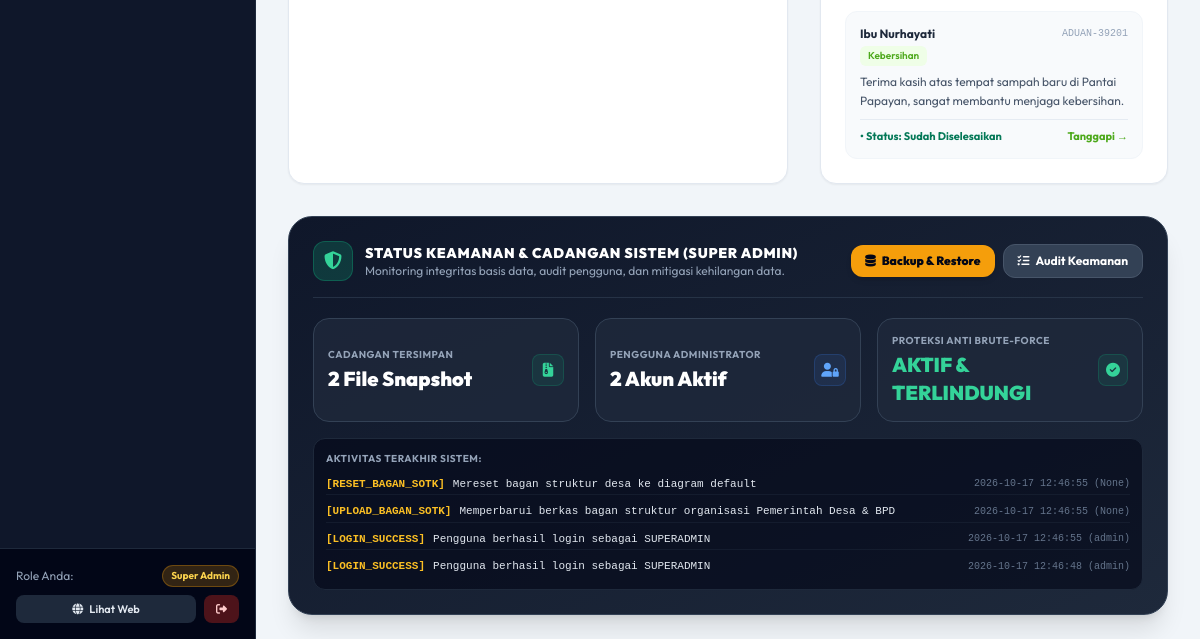
Page /admin (signed in, lower part) on the earlier database version.
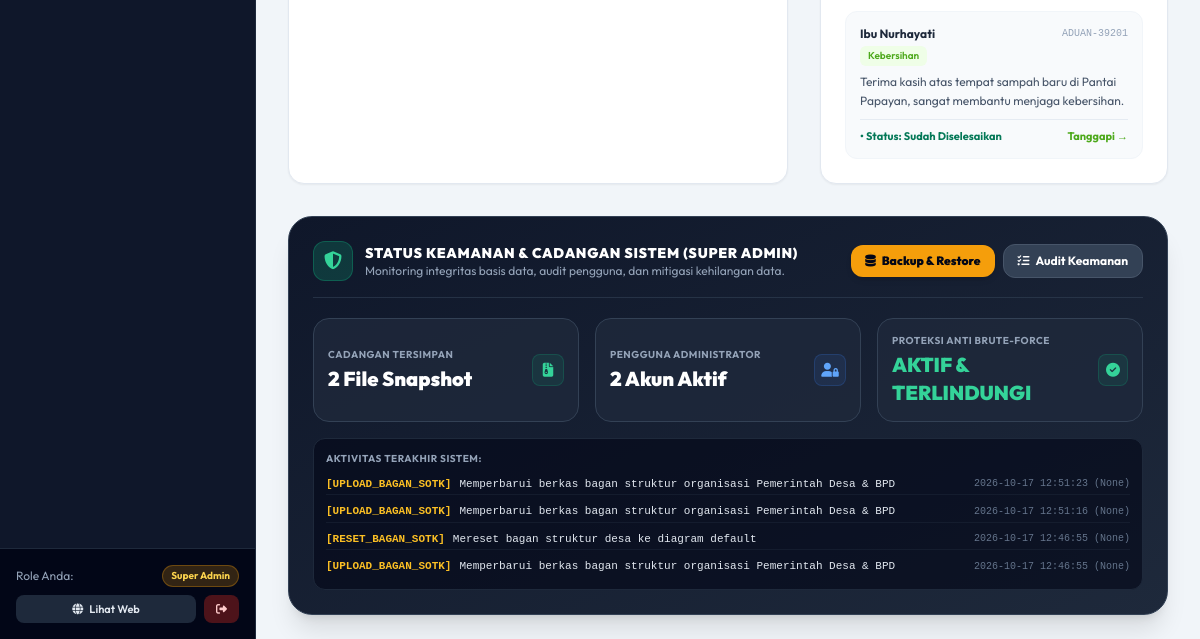
Same page on the later database version.
### tables this page shows
CREATE TABLE pengaduan (
        id INTEGER PRIMARY KEY AUTOINCREMENT,
        no_tiket TEXT UNIQUE NOT NULL,
        nama TEXT NOT NULL,
        kontak TEXT NOT NULL,
        kategori TEXT NOT NULL,
        pesan TEXT NOT NULL,
        status TEXT DEFAULT 'Menunggu',
        tanggapan_admin TEXT,
        created_at TIMESTAMP DEFAULT CURRENT_TIMESTAMP
    , lampiran TEXT, uraian_tindak_lanjut TEXT);

CREATE TABLE activity_logs (
        id INTEGER PRIMARY KEY AUTOINCREMENT,
        user_id INTEGER,
        username TEXT,
        action TEXT NOT NULL,
        details TEXT,
        ip_address TEXT,
        user_agent TEXT,
        created_at TIMESTAMP DEFAULT CURRENT_TIMESTAMP
    );

### app.py (the view)
@app.route('/admin')
@login_required
def admin_dashboard():
    conn = get_db()
    cursor = conn.cursor()
    cursor.execute("SELECT COUNT(*) FROM layanan_surat")
    total_surat = cursor.fetchone()[0] or 0
    cursor.execute("SELECT COUNT(*) FROM layanan_surat WHERE status = 'Menunggu'")
    surat_pending = cursor.fetchone()[0] or 0
    cursor.execute("SELECT COUNT(*) FROM layanan_surat WHERE status = 'Diproses'")
    surat_proses = cursor.fetchone()[0] or 0
    cursor.execute("SELECT COUNT(*) FROM layanan_surat WHERE status = 'Selesai'")
    surat_selesai = cursor.fetchone()[0] or 0
    cursor.execute("SELECT COUNT(*) FROM pengaduan")
    total_aduan = cursor.fetchone()[0] or 0
    cursor.execute("SELECT COUNT(*) FROM pengaduan WHERE status = 'Belum Ditanggapi' OR status = 'Menunggu'")
    aduan_pending = cursor.fetchone()[0] or 0
    cursor.execute("SELECT COUNT(*) FROM pengaduan WHERE status = 'Perlu Perlakuan Khusus'")
    aduan_khusus = cursor.fetchone()[0] or 0
    cursor.execute("SELECT COUNT(*) FROM pengaduan WHERE status = 'Sudah Diselesaikan' OR status = 'Selesai'")
    aduan_selesai = cursor.fetchone()[0] or 0
    cursor.execute("SELECT COUNT(*) FROM berita")
    total_berita = cursor.fetchone()[0] or 0
    cursor.execute("SELECT COUNT(*) FROM umkm")
    total_umkm = cursor.fetchone()[0] or 0
    cursor.execute("SELECT COUNT(*) FROM wisata")
    total_wisata = cursor.fetchone()[0] or 0
    cursor.execute("SELECT COUNT(*) FROM buku_publikasi")
    total_publikasi = cursor.fetchone()[0] or 0
    cursor.execute("SELECT COUNT(*) FROM perangkat_desa")
    total_perangkat = cursor.fetchone()[0] or 0
    cursor.execute("SELECT * FROM statistik WHERE total_penduduk > 0 ORDER BY tahun DESC LIMIT 1")
    stat_row = cursor.fetchone()
    if not stat_row:
        cursor.execute("SELECT * FROM statistik ORDER BY tahun DESC LIMIT 1")
        stat_row = cursor.fetchone()
    stat_penduduk = dict(stat_row or {})
    cursor.execute("SELECT COUNT(*) FROM statistik_sls WHERE tahun = ?", (stat_penduduk.get('tahun', 2026),))
    total_sls = cursor.fetchone()[0] or 26
    tahun_stat = stat_penduduk.get('tahun', 2026)
    cursor.execute("SELECT SUM(anak_stunting), SUM(jumlah_anak_balita) FROM statistik_stunting WHERE tahun = ?", (tahun_stat,))
    stunt_res = cursor.fetchone()
    total_stunting = (stunt_res[0] if stunt_res and stunt_res[0] is not None else 0)
    total_balita = (stunt_res[1] if stunt_res and stunt_res[1] is not None else 0)
    cursor.execute("SELECT SUM(anak_gizi_buruk) FROM statistik_gizi_buruk WHERE tahun = ?", (tahun_stat,))
    gizi_res = cursor.fetchone()
    total_gizi_buruk = (gizi_res[0] if gizi_res and gizi_res[0] is not None else 0)
    cursor.execute("SELECT SUM(anak_yatim), SUM(anak_piatu), SUM(yatim_piatu) FROM statistik_anak WHERE tahun = ?", (tahun_stat,))
    anak_res = cursor.fetchone()
    anak_yatim = (anak_res[0] if anak_res and anak_res[0] is not None else 0)
    anak_piatu = (anak_res[1] if anak_res and anak_res[1] is not None else 0)
    anak_yp = (anak_res[2] if anak_res and anak_res[2] is not None else 0)
    total_yatim_semua = anak_yatim + anak_piatu + anak_yp
    cursor.execute("SELECT * FROM apbdes WHERE id = 1")
    apbdes_row = cursor.fetchone()
    apbdes_data = dict(apbdes_row or {})
    cursor.execute("SELECT * FROM layanan_surat ORDER BY id DESC LIMIT 5")
    recent_surat = [dict(row) for row in cursor.fetchall()]
    cursor.execute("SELECT * FROM pengaduan ORDER BY id DESC LIMIT 5")
    recent_aduan = [dict(row) for row in cursor.fetchall()]
    cursor.execute("SELECT * FROM activity_logs ORDER BY id DESC LIMIT 4")
    recent_logs = [dict(r) for r in cursor.fetchall()]
    cursor.execute("SELECT COUNT(*) FROM users")
    total_users = cursor.fetchone()[0] or 0
    conn.close()
    backup_dir = os.path.join(os.path.dirname(__file__), 'backups')
    total_backups = len([f for f in os.listdir(backup_dir) if os.path.isfile(os.path.join(backup_dir, f))]) if os.path.exists(backup_dir) else 0
    metrics = {
        'total_surat': total_surat,
        'surat_pending': surat_pending,
        'surat_proses': surat_proses,
        'surat_selesai': surat_selesai,
        'total_aduan': total_aduan,
        'aduan_pending': aduan_pending,
        'aduan_khusus': aduan_khusus,
        'aduan_selesai': aduan_selesai,
        'total_berita': total_berita,
        'total_umkm': total_umkm,
        'total_wisata': total_wisata,
        'total_publikasi': total_publikasi,
        'total_perangkat': total_perangkat,
        'stat_penduduk': stat_penduduk,
        'total_sls': total_sls,
        'total_stunting': total_stunting,
        'total_balita': total_balita,
        'total_gizi_buruk': total_gizi_buruk,
        'total_yatim_semua': total_yatim_semua,
        'anak_yatim': anak_yatim,
        'anak_piatu': anak_piatu,
        'anak_yp': anak_yp,
        'apbdes_data': apbdes_data,
        'total_users': total_users,
        'total_backups': total_backups
    }
    return render_template(
        'admin/dashboard.html',
        metrics=metrics,
        recent_surat=recent_surat,
        recent_aduan=recent_aduan,
        recent_logs=recent_logs
    )

### app.py (called while the page is built)
@app.after_request
def apply_security_headers(response):
    response.headers['X-Content-Type-Options'] = 'nosniff'
    response.headers['X-Frame-Options'] = 'SAMEORIGIN'
    response.headers['X-XSS-Protection'] = '1; mode=block'
    response.headers['Referrer-Policy'] = 'strict-origin-when-cross-origin'
    response.headers['Permissions-Policy'] = 'geolocation=(self)'
    return response

@app.context_processor
def inject_global_data():
    data = {
        'is_superadmin': session.get('role') == 'superadmin',
        'current_role': session.get('role', 'tamu'),
        'current_nama': session.get('nama', 'Pengguna')
    }
    try:
        conn = get_db()
        cursor = conn.cursor()
        cursor.execute("SELECT * FROM profil_desa WHERE id = 1")
        row = cursor.fetchone()
        data['profil_global'] = dict(row or {})
        cursor.execute("SELECT * FROM running_texts WHERE is_active = 1 ORDER BY urutan ASC, id ASC")
        data['running_texts_global'] = [dict(r) for r in cursor.fetchall()]
        conn.close()
    except Exception:
        data['profil_global'] = {}
        data['running_texts_global'] = []
    return data

### templates/admin/dashboard.html (shortened to what the changed rows need)
{% extends "base_admin.html" %}
{% block content %}
<div class="space-y-8">
          {% set selisih = (metrics.apbdes_data.pendapatan_total or 0) - (metrics.apbdes_data.belanja_total or 0) %}
  <div class="grid grid-cols-1 lg:grid-cols-12 gap-8">
    <div class="lg:col-span-5 bg-white rounded-2xl border border-slate-200 p-6 shadow-sm">
      <div class="space-y-3">
        {% for a in recent_aduan %}
        <div class="p-3.5 rounded-xl bg-slate-50 border border-slate-100 text-xs hover:border-purple-200 transition">
          <div class="flex items-center justify-between mb-1">
            <span class="font-bold text-slate-800">{{ a.nama }}</span>
            <span class="text-[10px] font-mono text-slate-400">{{ a.no_tiket }}</span>
          </div>
          <span class="inline-block text-[10px] font-semibold text-brand-700 bg-brand-50 px-2 py-0.5 rounded-md mb-1.5">{{ a.kategori }}</span>
          <p class="text-slate-600 line-clamp-2 leading-relaxed">{{ a.pesan }}</p>
          <div class="mt-2 pt-2 border-t border-slate-200/80 flex items-center justify-between text-[11px]">
            <span class="font-bold {% if a.status == 'Sudah Diselesaikan' or a.status == 'Selesai' %}text-emerald-700{% elif a.status == 'Perlu Perlakuan Khusus' %}text-amber-700{% else %}text-rose-700{% endif %}">
              • Status: {{ a.status }}
            </span>
            <a href="{{ url_for('admin_pengaduan') }}" class="text-brand-700 font-bold hover:underline">Tanggapi &rarr;</a>
          </div>
        </div>
        {% else %}
        <p class="text-xs text-slate-400 text-center py-8">Belum ada aspirasi atau pengaduan warga.</p>
        {% endfor %}
      </div>
    </div>
  </div>
  {% if session.get('role') == 'superadmin' %}
  <div class="bg-gradient-to-br from-slate-900 to-slate-800 rounded-3xl p-6 text-white shadow-xl border border-slate-700">
    {% if recent_logs %}
    <div class="rounded-xl bg-slate-950/60 p-3 border border-slate-800">
      <div class="space-y-1.5 text-[11px] font-mono">
        {% for log in recent_logs %}
        <div class="flex items-center justify-between text-slate-300 py-0.5 border-b border-slate-800/50 last:border-none">
          <span class="flex items-center gap-2">
            <span class="text-amber-400 font-bold">[{{ log.action }}]</span>
            <span class="text-slate-200">{{ log.details or '-' }}</span>
          </span>
          <span class="text-slate-500 text-[10px] whitespace-nowrap">{{ log.created_at }} ({{ log.username }})</span>
        </div>
        {% endfor %}
      </div>
    </div>
    {% endif %}
  </div>
  {% endif %}
</div>
{% endblock %}

Differences in the rows shown:
no longer on this page (row unchanged): activity_logs: action "LOGIN_SUCCESS", details "Pengguna berhasil login sebagai SUPERADMIN", created_at "2026-10-17 12:46:55", username "admin"
no longer on this page (row unchanged): activity_logs: action "LOGIN_SUCCESS", details "Pengguna berhasil login sebagai SUPERADMIN", created_at "2026-10-17 12:46:48", username "admin"
added activity_logs: action "UPLOAD_BAGAN_SOTK", details "Memperbarui berkas bagan struktur organisasi Pemerintah Desa & BPD", created_at "2026-10-17 12:51:23", username "None"
added activity_logs: action "UPLOAD_BAGAN_SOTK", details "Memperbarui berkas bagan struktur organisasi Pemerintah Desa & BPD", created_at "2026-10-17 12:51:16", username "None"
